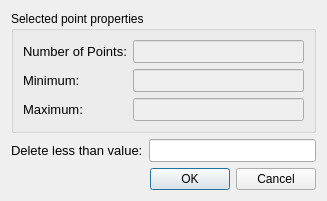
<?xml version="1.0" encoding="UTF-8"?>
<ui version="4.0">
 <class>RawDataPointMapDelPtsLessThanDialog</class>
 <widget class="QDialog" name="RawDataPointMapDelPtsLessThanDialog">
  <property name="geometry">
   <rect>
    <x>0</x>
    <y>0</y>
    <width>327</width>
    <height>185</height>
   </rect>
  </property>
  <property name="windowTitle">
   <string>Delete Points</string>
  </property>
  <layout class="QVBoxLayout" name="verticalLayout">
   <item>
    <widget class="QGroupBox" name="groupBox">
     <property name="title">
      <string>Selected point properties</string>
     </property>
     <layout class="QGridLayout" name="gridLayout">
      <item row="0" column="0">
       <widget class="QLabel" name="numPointsLabel">
        <property name="font">
         <font>
          <pointsize>10</pointsize>
         </font>
        </property>
        <property name="text">
         <string>Number of Points:</string>
        </property>
        <property name="buddy">
         <cstring>numPoints</cstring>
        </property>
       </widget>
      </item>
      <item row="0" column="1">
       <widget class="QLineEdit" name="numPoints">
        <property name="enabled">
         <bool>false</bool>
        </property>
        <property name="font">
         <font>
          <pointsize>10</pointsize>
         </font>
        </property>
       </widget>
      </item>
      <item row="1" column="0">
       <widget class="QLabel" name="minPointLabel">
        <property name="font">
         <font>
          <pointsize>10</pointsize>
         </font>
        </property>
        <property name="text">
         <string>Minimum:</string>
        </property>
        <property name="buddy">
         <cstring>minPointValue</cstring>
        </property>
       </widget>
      </item>
      <item row="1" column="1">
       <widget class="RealNumberEditWidget" name="minPointValue">
        <property name="enabled">
         <bool>false</bool>
        </property>
        <property name="font">
         <font>
          <pointsize>10</pointsize>
         </font>
        </property>
       </widget>
      </item>
      <item row="2" column="0">
       <widget class="QLabel" name="maxPointLabel">
        <property name="font">
         <font>
          <pointsize>10</pointsize>
         </font>
        </property>
        <property name="text">
         <string>Maximum:</string>
        </property>
        <property name="buddy">
         <cstring>maxPointValue</cstring>
        </property>
       </widget>
      </item>
      <item row="2" column="1">
       <widget class="RealNumberEditWidget" name="maxPointValue">
        <property name="enabled">
         <bool>false</bool>
        </property>
        <property name="font">
         <font>
          <pointsize>10</pointsize>
         </font>
        </property>
       </widget>
      </item>
     </layout>
    </widget>
   </item>
   <item>
    <layout class="QHBoxLayout" name="horizontalLayout">
     <item>
      <widget class="QLabel" name="deleteLessThanLabel">
       <property name="font">
        <font>
         <pointsize>10</pointsize>
        </font>
       </property>
       <property name="text">
        <string>Delete less than value:</string>
       </property>
       <property name="buddy">
        <cstring>deleteLessThanValue</cstring>
       </property>
      </widget>
     </item>
     <item>
      <widget class="RealNumberEditWidget" name="deleteLessThanValue">
       <property name="font">
        <font>
         <pointsize>10</pointsize>
        </font>
       </property>
      </widget>
     </item>
    </layout>
   </item>
   <item>
    <spacer name="verticalSpacer">
     <property name="orientation">
      <enum>Qt::Vertical</enum>
     </property>
     <property name="sizeHint" stdset="0">
      <size>
       <width>20</width>
       <height>0</height>
      </size>
     </property>
    </spacer>
   </item>
   <item>
    <widget class="QDialogButtonBox" name="buttonBox">
     <property name="orientation">
      <enum>Qt::Horizontal</enum>
     </property>
     <property name="standardButtons">
      <set>QDialogButtonBox::Cancel|QDialogButtonBox::Ok</set>
     </property>
    </widget>
   </item>
  </layout>
 </widget>
 <customwidgets>
  <customwidget>
   <class>RealNumberEditWidget</class>
   <extends>QLineEdit</extends>
   <header>guibase/realnumbereditwidget.h</header>
  </customwidget>
 </customwidgets>
 <resources/>
 <connections>
  <connection>
   <sender>buttonBox</sender>
   <signal>accepted()</signal>
   <receiver>RawDataPointMapDelPtsLessThanDialog</receiver>
   <slot>accept()</slot>
   <hints>
    <hint type="sourcelabel">
     <x>248</x>
     <y>254</y>
    </hint>
    <hint type="destinationlabel">
     <x>157</x>
     <y>274</y>
    </hint>
   </hints>
  </connection>
  <connection>
   <sender>buttonBox</sender>
   <signal>rejected()</signal>
   <receiver>RawDataPointMapDelPtsLessThanDialog</receiver>
   <slot>reject()</slot>
   <hints>
    <hint type="sourcelabel">
     <x>316</x>
     <y>260</y>
    </hint>
    <hint type="destinationlabel">
     <x>286</x>
     <y>274</y>
    </hint>
   </hints>
  </connection>
 </connections>
</ui>
